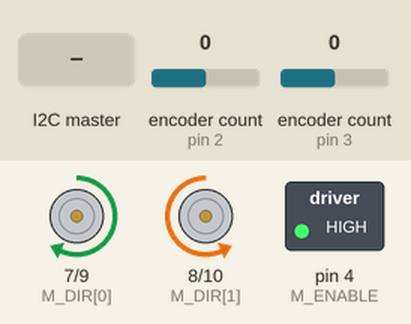
A sketch run on a simulated Arduino Uno, built with avr-gcc and run on an emulated ATmega328P. Parts: direction and speed pins drawn as motors (green arrow = direction pin HIGH = forward, orange = LOW = backward, longer = more drive), switched loads named in the sketch (green lamp = pin HIGH). Inputs (shaded band) come from the test bench; at power-on: encoder count (sensors on pin 2, pin 3) 0. What the sketch prints to the serial monitor is not drawn.

Above: at 0.13 s.
At 1.2 s:
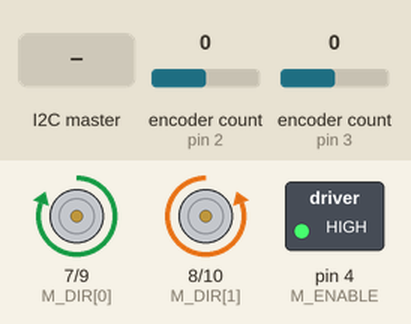
1.3 s: the I2C master sends "Z"
Timing chart, 0 to 4.3 s (numbered marks = the images above; inputs shaded):
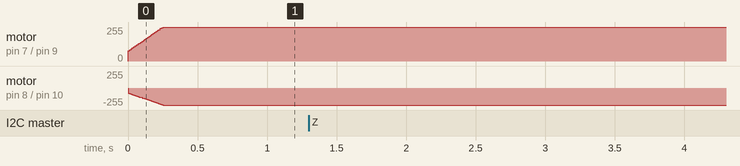

Measured:
- after the input at 1.3 s, every drawn part: stays the same

The sketch:

Demo2.ino
```cpp
#include <Arduino.h> // for PI
#include <Encoder.h> // for reading wheel encoders
#include <Wire.h> // for communicating with Rasberry Pi

// Wire and Pi stuff
#define MY_ADDR 8  // Arduino I2C address
volatile uint8_t reg;
#define MSG_SIZE 8  // 2 floats * 4 bytes each
//volatile uint8_t msgLength = 0;
uint8_t msg[12];  // Buffer to hold received bytes  // new
// recieved data from camera
float markerPhi = 0.0;  // new
float oldMPhi = markerPhi;  // new
float markerRho = 0.0;  // new
float oldMRho = markerRho;  // new
bool f_detected = false;  // Flag for object detection  // new
// volatile uint8_t instruction[32] = {0}; // new
const int BUFFER_SIZE = 4; // new
byte buffer[BUFFER_SIZE]; // new
bool doTurn = false;
bool atMarker = false;
volatile int arrow = 2;           // 0=left, 1=right, 2=no arrow

// Pin Definitions
const uint8_t M_ENABLE = 4; // So motors are on
int M_DIR[] = {7,8}; // Motor to reverse and forward spin (index 0 is left motor, index 1 is right motor)
const uint8_t M_PWM[] = {9, 10}; //Motor driver pins (index 0 is left motor, index 1 is right motor)
const uint8_t M1_ENC_PINS[] = {2,5}; // Motor 1 encoder
const uint8_t M2_ENC_PINS[] = {3,6}; // Motor 2 encoder

// Set up encoder library and wheel rotation count stuff
Encoder M1Enc(M1_ENC_PINS[0], M1_ENC_PINS[1]); // index 0 is ISR pin
Encoder M2Enc(M2_ENC_PINS[0], M2_ENC_PINS[1]); // index 0 is ISR pin
float old_pos_count[] = {0,0}, old_pos_rad[] = {0,0}; // old positions to compare against
const int counts_per_rev = 3200; // Encoder counts per wheel revolution
int curEncCount[] = {0,0}; //Intilization for Encoder Counts to be used in loop (easier to reference)
float curEncRad[] = {0,0}; //Converted counts to radian for velocity in rad
int initEncCount[] = {0,0};
float initEncRad[] = {0,0};

// Timing Var
float ts = 10;  // Sample time in milliseconds
float initialTime;
float last_time_ms;
float timeElapsed;
float startTime;  // new
float lastTime; // new
float currentTime;  // new

// Drive Vars
float pwm[] = {0, 0}; // PWM for motors
float battery_V = 7.8; // Battery voltage as set on robot's motor shield
float vel[] = {0,0};
float voltage[] = {0, 0};
float Vbar = 0;
float deltaV = 0;

// Motor control params
// float K[] = {1.8,1.75};
// float sigma[] = {10,15};
float Kp[] = {.05,.05}; // .5 goes quicker but harder to test anti-windup
float P[] = {.065*4,.0635*4};
float I[] = {0.001,0.001};

// Localization stuff
const float r = 0.251791667; // Wheel radius in feet
const float b = 1.425; // Wheelbase in feet
float t=0.0, x = 0.0, y = 0.0;

// angle stuff
float desiredPhi = 0;
float phi = 0;
float desiredPhiVel = 0;
float errorPhi = 0;
float derivativePhi = 0;
float errorPhiInitial = 0;
float integralPhi = 0;
float KpPhi = 50;
float KdPhi = 5;
float KiPhi = 3.75;
float phiVel = 0;
float errorPhiVel = 0;
float KpPhiVel = 2;

// distance stuff
float desiredRho = 0; // in feet
float rho = 0;
float desiredRhoVel = 0;
float errorRho = 0;
float derivativeRho = 0;
float errorRhoInitial = 0;
float integralRho = 0;
float KpRho = 30.3514;
float KdRho = 2.2038;
float KiRho = 0.583; //.383 if voltage higher?
float rhoVel = 0;
float errorRhoVel = 0;
float KpRhoVel = .8;

enum Mode {SEEK, MOVE_FWD, ROTATE, STOP};  // Define the states // new
Mode mode = SEEK;  // Initialize to a mode
Mode prevMode = SEEK;

void setup() {
  Serial.begin(115200);

  // Recieve from Pi stuff
  Wire.begin(MY_ADDR);  // Initialize as I2C slave
  Wire.onReceive(receiveData);  // Set function to run when data is received

  // Enable Pin declaration
  pinMode(M_ENABLE, OUTPUT);
  digitalWrite(M_ENABLE, HIGH);

  // Initialize Left Motor
  pinMode(M_PWM[0], OUTPUT);
  digitalWrite(M_PWM[0], LOW);
  pinMode(M_DIR[0], OUTPUT);
  digitalWrite(M_DIR[0], LOW);

  // Initialize Right Motor
  pinMode(M_PWM[1], OUTPUT);
  digitalWrite(M_PWM[1], LOW);
  pinMode(M_DIR[1], OUTPUT);
  digitalWrite(M_DIR[1], LOW);

  // Gets inital counts from the encoder on left and right motors
  initEncCount[0] = M1Enc.read();
  initEncCount[1] = M2Enc.read();

  // Gets initial position in radians for left and right motors
  initEncRad[0] = 2 * PI * (float)old_pos_count[0] / counts_per_rev;
  initEncRad[1] = 2 * PI * (float)old_pos_count[1] / counts_per_rev;

  startTime = millis();
  initialTime = millis();
}

void loop() {
  // time-keeping
  lastTime = millis(); //Compute current time
  currentTime = (float)(millis()-startTime)/1000;
  timeElapsed = (float)(millis()-initialTime)/1000;

  // position calcs
  curEncCount[0] = M1Enc.read();
  curEncCount[1] = M2Enc.read();
  for(int i = 0;i<2;i++){ // set encoders to radians and finds velocity
    curEncRad[i] = 2*PI*(float)(curEncCount[i])/counts_per_rev;
    if(timeElapsed > 0 ){
        vel[i] = (curEncRad[i]-initEncRad[i])/timeElapsed;
    }
  }
  phi = (r/b) * (curEncRad[0]-curEncRad[1]);
  rho = (r/2) * (curEncRad[0]+curEncRad[1]);

  // fsm for what the robot should do
  switch (mode) {
    case SEEK:  // turn until finding marker
      if (!f_detected) {
        desiredPhi += .25 * PI / 180;
        //Serial.println("Searching");
      }
      else if (f_detected) {
        Serial.println("Marker Found");
        analogWrite(M_PWM[0], 0);
        analogWrite(M_PWM[1], 0);
        delay(500);
        desiredPhi = phi - markerPhi * (PI / 180);
        mode = ROTATE;
      }
      break;

    case ROTATE:  // Align to desiredPhi
      KiPhi = 3.75;
      desiredRhoVel = 0; // we want to be stationary around axle center axis
      desiredRho = rho;
      //Serial.println("Turning");

      // Check if we are within desired bounds
      if (fabs(phi - desiredPhi) <= PI/180) {
        analogWrite(M_PWM[0], 0);
        analogWrite(M_PWM[1], 0);
        delay(1000);
        desiredPhi = phi - markerPhi * (PI / 180);
        desiredRho = rho + markerRho;
        if (atMarker == true) {
          atMarker = false;
          mode = STOP;
        }
        else {
          mode = MOVE_FWD;
        }
      }
      break;

    case MOVE_FWD:  // Move forward to desiredRho
      // KiPhi = 13.75;
      desiredRho = rho + markerRho;
      Serial.println("Move Fwd");
      Serial.println(rho);
      Serial.println(desiredRho);
      if (rho >= desiredRho + (-1)) {
        atMarker = true;
        mode = STOP;
      }
      break;

    case STOP:  // Wait for camera or wait indefinitely (stop)
      analogWrite(M_PWM[0], 0);
      analogWrite(M_PWM[1], 0);
      //KdPhi = 45;
      if (atMarker == true && doTurn == true) {
      Serial.println("in turn if");
        if (arrow == 0) { // left
          Serial.println("Left turn");
          delay(2000);
          desiredPhi = phi + (PI / 2);
          mode = ROTATE;
        }
        else if (arrow == 1) { // right
          Serial.println("Right turn");
          delay(2000);
          desiredPhi = phi - (PI / 2);
          mode = ROTATE;
        }
        else { // no turn comand from pi
          //Serial.println("Pause");
          analogWrite(M_PWM[0], 0);
          analogWrite(M_PWM[1], 0);
          break;
        }
      }
      else {
        //Serial.println("Stop");
        analogWrite(M_PWM[0], 0);
        analogWrite(M_PWM[1], 0);
      }
      break;
  }

  // control
  if(mode == ROTATE || mode == MOVE_FWD || mode == SEEK) {
    // PID control for angle
    errorPhi = desiredPhi - phi;
    derivativePhi = (errorPhi - errorPhiInitial)/((float)(ts/1000));
    integralPhi += errorPhi*((float)(ts/1000));
    desiredPhiVel = KpPhi*errorPhi + KdPhi*derivativePhi + KiPhi*integralPhi;
    // limit set angular speed
    if(abs(desiredPhiVel) > 10){
      desiredPhiVel = 10*desiredPhiVel/abs(desiredPhiVel);
    }

    // PID control for distance
    errorRho = desiredRho - rho;
    derivativeRho = (errorRho - errorRhoInitial)/((float)(ts/1000));
    integralRho += errorRho*((float)(ts/1000));
    desiredRhoVel = errorRho*KpRho + KdRho*derivativeRho + KiRho*integralRho;
    // limit set fwd speed
    if(abs(desiredRhoVel) > 10){
        desiredRhoVel = 10*desiredRhoVel/abs(desiredRhoVel);
    }
  }

  // phiVel stuff
  phiVel = (r/b)*(vel[0]-vel[1]);
  errorPhiVel = desiredPhiVel - phiVel;

  // rhoVel stuff
  rhoVel = (r/2)*(vel[0]+vel[1]);
  errorRhoVel = desiredRhoVel - rhoVel;

  // print/debugging statements
  // Serial.print(mode);
  // Serial.print("\t");
  // Serial.print(rho);
  // Serial.print("\t");
  // Serial.print(desiredRho);
  // Serial.print("\t");
  // Serial.print(phi);
  // Serial.print("\t");
  // Serial.print(desiredPhi);
  // Serial.print("\t");
  // Serial.print(voltage[0]);
  // Serial.print("\t");
  // Serial.println(voltage[1]);

  // voltage calculations and setting
  Vbar = errorRhoVel*KpRhoVel;
  deltaV = errorPhiVel*KpPhiVel;
  voltage[0] = (Vbar+deltaV)/2;
  voltage[1] = (Vbar-deltaV)/2;
  if(mode!=STOP){
    for (int i = 0; i < 2; i++) {
      if(voltage[i] > 0){
        digitalWrite(M_DIR[i], HIGH);
      }
      else{
        digitalWrite(M_DIR[i], LOW);
      }
      pwm[i] = 255 * abs(voltage[i]) / battery_V;
      analogWrite(M_PWM[i], min(pwm[i], 255));
    }
  }else{
    analogWrite(M_PWM[0], 0);
    analogWrite(M_PWM[1], 0);
  }

  // update prev to current
  errorRhoInitial = errorRho;
  errorPhiInitial = errorPhi;
  for(int i = 0;i<2;i++){
    initEncCount[i] = curEncCount[i];
    initEncRad[i] = curEncRad[i];
  }

  initialTime = millis();
  while(millis()<last_time_ms+ts){
    //wait till desired time passes
  }
  last_time_ms = millis();
}

// I2C interrupt for recieving data from Rasberry Pi (not used in demo 1)
void receiveData (){
  while (Wire.available()) {
    Wire.read(); // discard first byte (offset)
    // need to read four bytes and convert into float
    for (int i = 0; i < BUFFER_SIZE; i++) {
        buffer[i] = Wire.read();
    }
    memcpy(&markerRho, buffer, sizeof(markerRho));

    for (int i = 0; i < BUFFER_SIZE; i++) {
        buffer[i] = Wire.read();
    }
    memcpy(&markerPhi, buffer, sizeof(markerPhi));

    if (abs(markerPhi) <= 91.0f && markerRho <=10.0f) {
      f_detected = true;  // No marker detected
    } else {
      f_detected = false;   // Marker detected
      markerPhi = oldMPhi;  // new
      markerRho = oldMRho;  // new
    }

    if (markerPhi == -90){
      arrow = 0;
    }else if (markerPhi == 90){
      arrow = 1;
    }else{
      arrow = 2;
    }

    //markerPhi = -markerPhi;
    //Serial.println(markerRho);
    Serial.println(markerPhi);
    oldMPhi = markerPhi;  // new
    oldMRho = markerRho;  // new
  }
}
```
